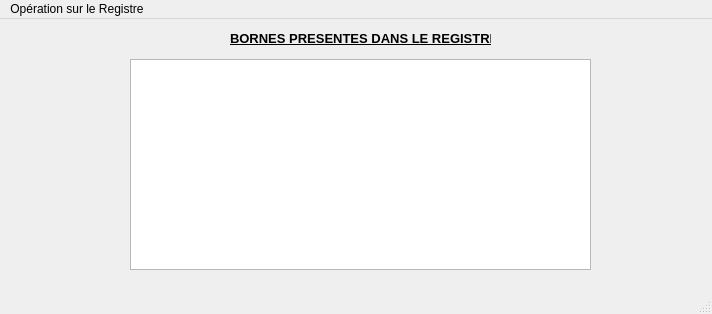
<?xml version="1.0" encoding="UTF-8"?>
<ui version="4.0">
 <class>BorneInterfaceClass</class>
 <widget class="QMainWindow" name="BorneInterfaceClass">
  <property name="geometry">
   <rect>
    <x>0</x>
    <y>0</y>
    <width>712</width>
    <height>314</height>
   </rect>
  </property>
  <property name="windowTitle">
   <string>TP4 : Gestion des bornes dans la ville de Québec</string>
  </property>
  <widget class="QWidget" name="centralwidget">
   <widget class="QLabel" name="label_3">
    <property name="geometry">
     <rect>
      <x>230</x>
      <y>10</y>
      <width>261</width>
      <height>20</height>
     </rect>
    </property>
    <property name="text">
     <string>&lt;!DOCTYPE HTML PUBLIC &quot;-//W3C//DTD HTML 4.0//EN&quot; &quot;http://www.w3.org/TR/REC-html40/strict.dtd&quot;&gt;
&lt;html&gt;&lt;head&gt;&lt;meta name=&quot;qrichtext&quot; content=&quot;1&quot; /&gt;&lt;style type=&quot;text/css&quot;&gt;
p, li { white-space: pre-wrap; }
&lt;/style&gt;&lt;/head&gt;&lt;body style=&quot; font-family:'Noto Sans'; font-size:9pt; font-weight:400; font-style:normal;&quot;&gt;
&lt;table style=&quot;-qt-table-type: root; margin-top:4px; margin-bottom:4px; margin-left:4px; margin-right:4px;&quot;&gt;
&lt;tr&gt;
&lt;td style=&quot;border: none;&quot;&gt;
&lt;p style=&quot; margin-top:0px; margin-bottom:0px; margin-left:0px; margin-right:0px; -qt-block-indent:0; text-indent:0px;&quot;&gt;&lt;span style=&quot; font-size:10pt; font-weight:600; text-decoration: underline;&quot;&gt;BORNES PRESENTES DANS LE &lt;/span&gt;&lt;span style=&quot; font-size:10pt; font-weight:600; text-decoration: underline;&quot;&gt;REGISTRE &lt;/span&gt;&lt;/p&gt;&lt;/td&gt;&lt;/tr&gt;&lt;/table&gt;&lt;/body&gt;&lt;/html&gt;</string>
    </property>
   </widget>
   <widget class="QTextBrowser" name="textBrowser">
    <property name="geometry">
     <rect>
      <x>130</x>
      <y>40</y>
      <width>461</width>
      <height>211</height>
     </rect>
    </property>
   </widget>
  </widget>
  <widget class="QMenuBar" name="menubar">
   <property name="geometry">
    <rect>
     <x>0</x>
     <y>0</y>
     <width>712</width>
     <height>25</height>
    </rect>
   </property>
   <widget class="QMenu" name="menuOp_ration_sur_le_Registre">
    <property name="title">
     <string>Opération sur le Registre</string>
    </property>
    <widget class="QMenu" name="menuAjouter_une_Borne">
     <property name="title">
      <string>Ajouter une Borne</string>
     </property>
     <addaction name="actionBorne_station"/>
     <addaction name="actionBorne_fontaine"/>
    </widget>
    <addaction name="menuAjouter_une_Borne"/>
    <addaction name="separator"/>
    <addaction name="actionSupprimer"/>
    <addaction name="separator"/>
    <addaction name="actionQuitter"/>
   </widget>
   <addaction name="menuOp_ration_sur_le_Registre"/>
  </widget>
  <widget class="QStatusBar" name="statusbar"/>
  <action name="actionSupprimer">
   <property name="text">
    <string>Supprimer une Borne</string>
   </property>
  </action>
  <action name="actionQuitter">
   <property name="text">
    <string>Quitter</string>
   </property>
  </action>
  <action name="actionBorne_station">
   <property name="text">
    <string>Borne Stationnement</string>
   </property>
  </action>
  <action name="actionBorne_fontaine">
   <property name="text">
    <string>Borne Fontaine</string>
   </property>
  </action>
 </widget>
 <resources/>
 <connections>
  <connection>
   <sender>actionQuitter</sender>
   <signal>destroyed(QObject*)</signal>
   <receiver>BorneInterfaceClass</receiver>
   <slot>close()</slot>
   <hints>
    <hint type="sourcelabel">
     <x>-1</x>
     <y>-1</y>
    </hint>
    <hint type="destinationlabel">
     <x>362</x>
     <y>156</y>
    </hint>
   </hints>
  </connection>
 </connections>
</ui>
